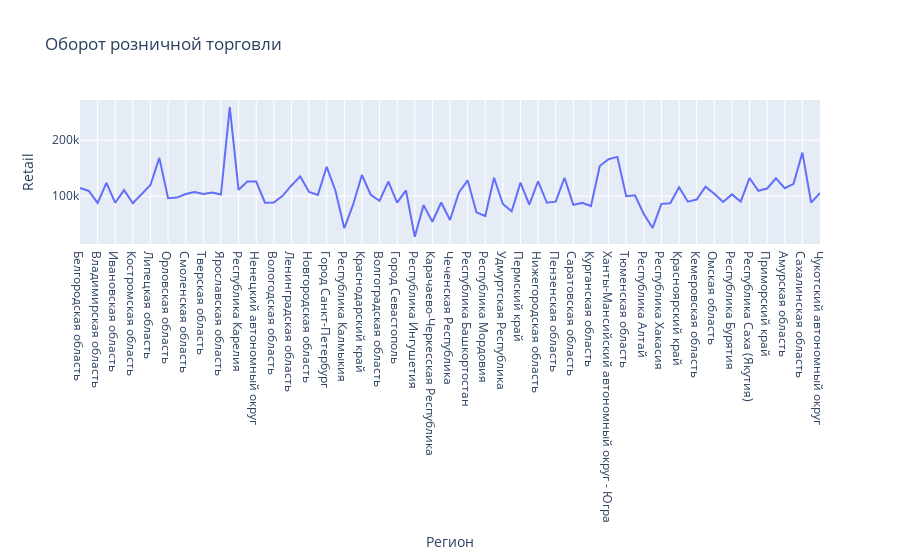

Notebook cell for this chart:
### Code cell
fig = px.line(df_retail, y='Retail', width = 900, title = 'Оборот розничной торговли')
fig.show()

### Figure 1 — Plotly figure (JSON) as saved in the notebook; plotly's stock layout.template omitted (floating-point values rounded to 4 significant figures)
{"data": [{"hovertemplate": "Регион=%{x}<br>Retail=%{y}<extra></extra>", "legendgroup": "", "line": {"color": "#636efa", "dash": "solid"}, "marker": {"symbol": "circle"}, "mode": "lines", "name": "", "orientation": "v", "showlegend": false, "type": "scatter", "x": ["Белгородская область", "Брянская область", "Владимирская область", "Воронежская область", "Ивановская область", "Калужская область", "Костромская область", "Курская область", "Липецкая область", "Московская область", "Орловская область", "Рязанская область", "Смоленская область", "Тамбовская область", "Тверская область", "Тульская область", "Ярославская область", "Город Москва", "Республика Карелия", "Республика Коми", "Ненецкий автономный округ", "Архангельская область", "Вологодская область", "Калининградская область", "Ленинградская область", "Мурманская область", "Новгородская область", "Псковская область", "Город Санкт-Петербург", "Республика Адыгея", "Республика Калмыкия", "Республика Крым", "Краснодарский край", "Астраханская область", "Волгоградская область", "Ростовская область", "Город Севастополь", "Республика Дагестан", "Республика Ингушетия", "Кабардино-Балкарская Республика", "Карачаево-Черкесская Республика", "Республика Северная Осетия-Алания", "Чеченская Республика", "Ставропольский край", "Республика Башкортостан", "Республика Марий Эл", "Республика Мордовия", "Республика Татарстан", "Удмуртская Республика", "Чувашская Республика", "Пермский край", "Кировская область", "Нижегородская область", "Оренбургская область", "Пензенская область", "Самарская область", "Саратовская область", "Ульяновская область", "Курганская область", "Свердловская область", "Ханты-Мансийский автономный округ - Югра", "Ямало-Ненецкий автономный округ", "Тюменская область", "Челябинская область", "Республика Алтай", "Республика Тыва", "Республика Хакасия", "Алтайский край", "Красноярский край", "Иркутская область", "Кемеровская область", "Новосибирская область", "Омская область", "Томская область", "Республика Бурятия", "Забайкальский край", "Республика Саха (Якутия)", "Камчатский край", "Приморский край", "Хабаровский край", "Амурская область", "Магаданская область", "Сахалинская область", "Еврейская автономная область", "Чукотский автономный округ"], "xaxis": "x", "y": [114900.0, 109400.0, 87960.0, 123700.0, 88190.0, 110900.0, 87370.0, 104200.0, 120000.0, 168500.0, 96510.0, 97540.0, 104000.0, 107379, 104100.0, 106600.0, 103000.0, 259100.0, 111382, 126200.0, 126200.0, 88430.0, 88530.0, 100700.0, 119200.0, 135400.0, 107400.0, 102400.0, 152600.0, 109700.0, 42670.0, 84760.0, 137900.0, 102600.0, 91870.0, 125900.0, 88430.0, 110400.0, 27400.0, 84030.0, 54330.0, 88780.0, 57400.0, 106500.0, 128400.0, 71110.0, 64560.0, 132900.0, 86090.0, 72900.0, 124200.0, 84770.0, 126700.0, 88220.0, 90190.0, 133000.0, 84510.0, 87980.0, 82370.0, 154100.0, 166200.0, 170300.0, 99960.0, 101583, 68050.0, 43280.0, 86270.0, 87270.0, 115900.0, 90220.0, 94030.0, 116826, 104200.0, 89620.0, 103200.0, 90280.0, 132500.0, 109700.0, 113700.0, 131900.0, 114300.0, 122100.0, 177910, 88370.0, 105600.0], "yaxis": "y"}], "layout": {"autosize": true, "legend": {"tracegroupgap": 0}, "title": {"text": "Оборот розничной торговли"}, "xaxis": {"anchor": "y", "autorange": true, "domain": [0, 1], "range": [0, 84], "title": {"text": "Регион"}, "type": "category"}, "yaxis": {"anchor": "x", "autorange": true, "domain": [0, 1], "range": [14520.0, 272000.0], "title": {"text": "Retail"}, "type": "linear"}}}
